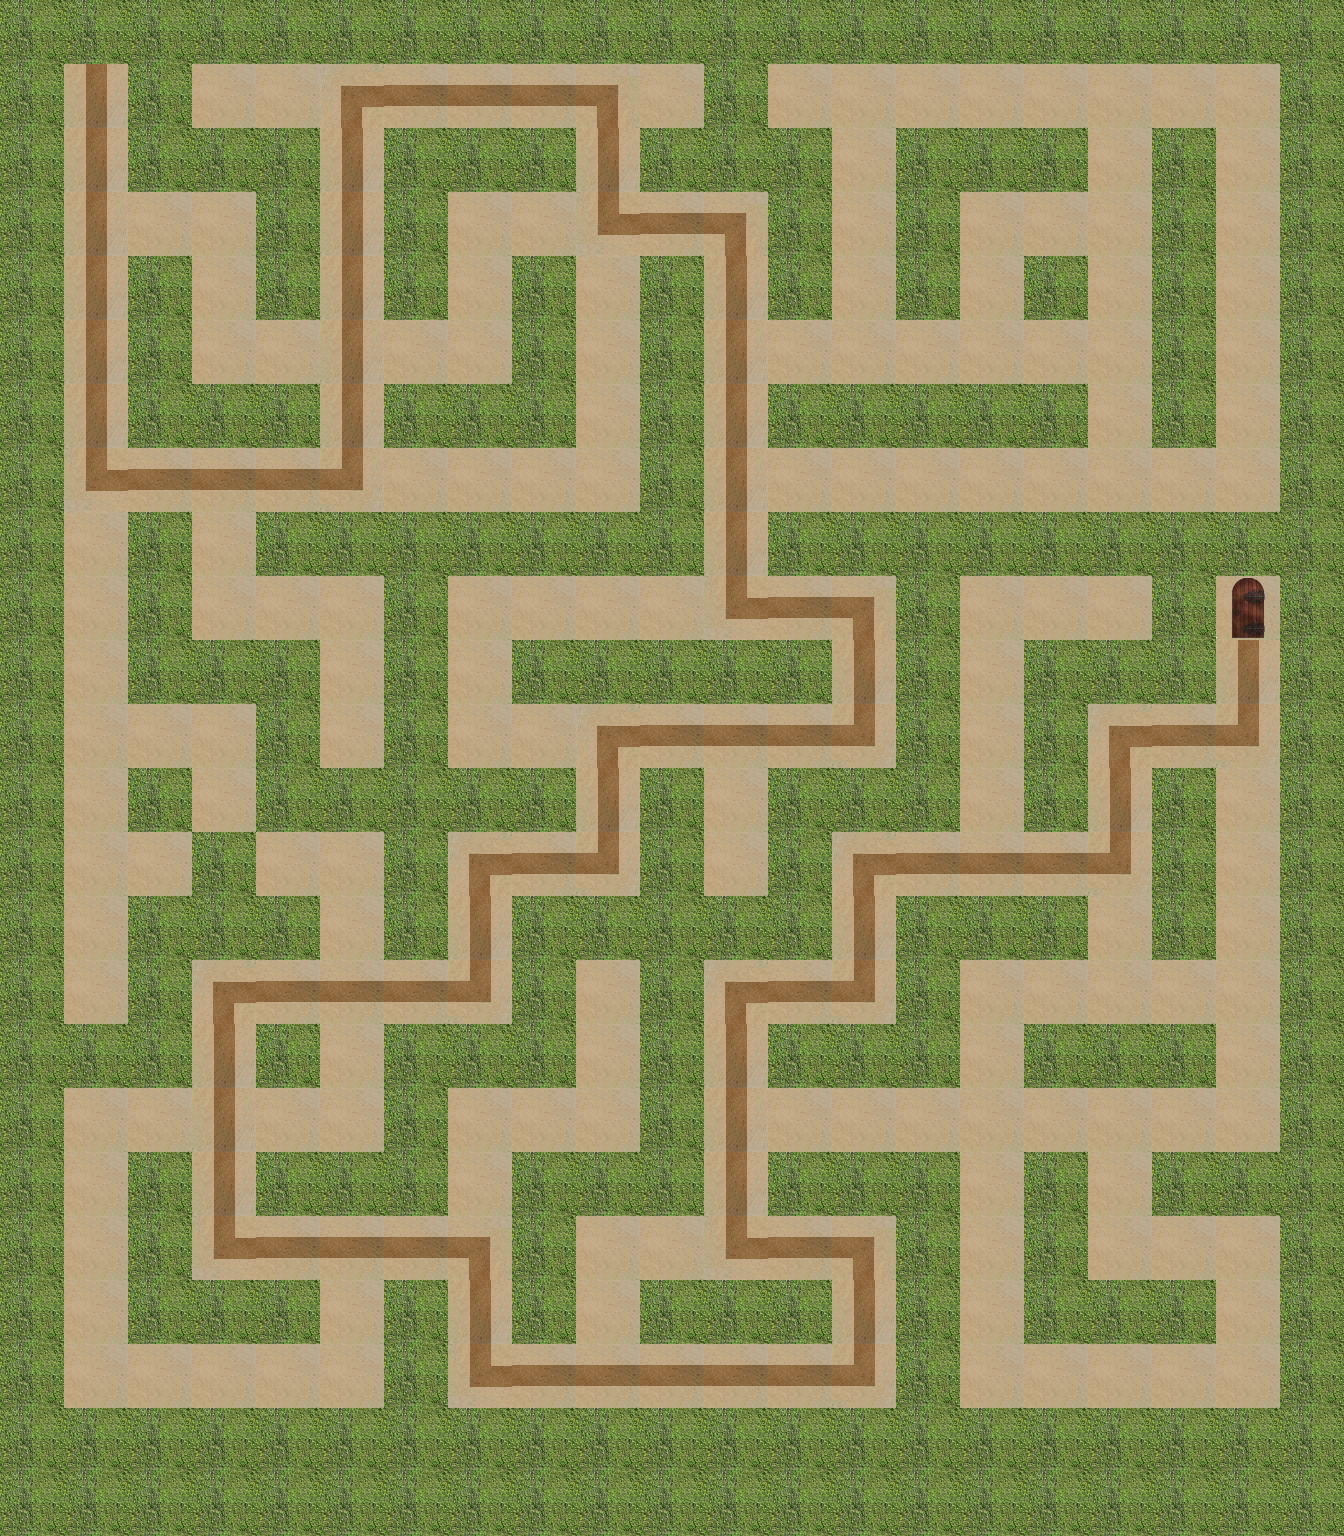

This is a level from a 2D game, rendered from its Tiled map with the project's own tilesets. A one-line summary and the map file follow, with tile-layer data summarised:
An orthogonal 21x24 tile map with 64x64 px tiles, 4 tile layers (path, wall, hint, end), 1 hidden layer not drawn.

<map version="1.0" orientation="orthogonal" renderorder="right-down" width="21" height="24" tilewidth="64" tileheight="64">
 <properties>
  <property name="bestTimePossible" value="27" />
  <property name="viewSize" value="5" />
 </properties>
 <tileset firstgid="1" name="sandbush" tilewidth="64" tileheight="64">
  <image source="sandbush.png" width="256" height="192" />
 </tileset>
 <layer name="path" width="21" height="24">
  <data>[504 cells, 309 non-empty, 1 distinct tile ids]</data>
 </layer>
 <layer name="wall" width="21" height="24">
  <data>[504 cells, 269 non-empty, 1 distinct tile ids]</data>
 </layer>
 <layer name="hint" width="21" height="24">
  <data>[504 cells, 86 non-empty, 6 distinct tile ids]</data>
 </layer>
 <layer name="start" width="21" height="24" visible="0">
  <data>[504 cells, 1 non-empty, 1 distinct tile ids]</data>
 </layer>
 <layer name="end" width="21" height="24">
  <data>[504 cells, 1 non-empty, 1 distinct tile ids]</data>
 </layer>
</map>